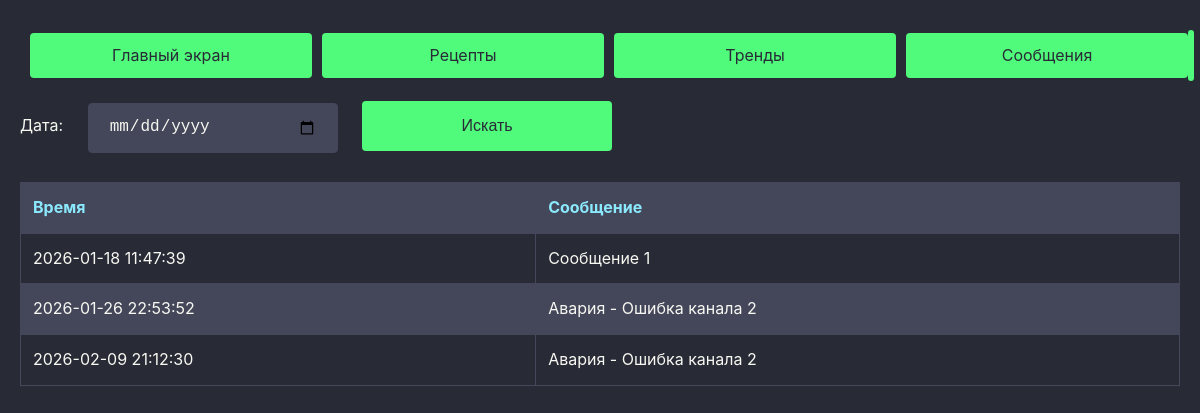
The app's page /message/, older data.
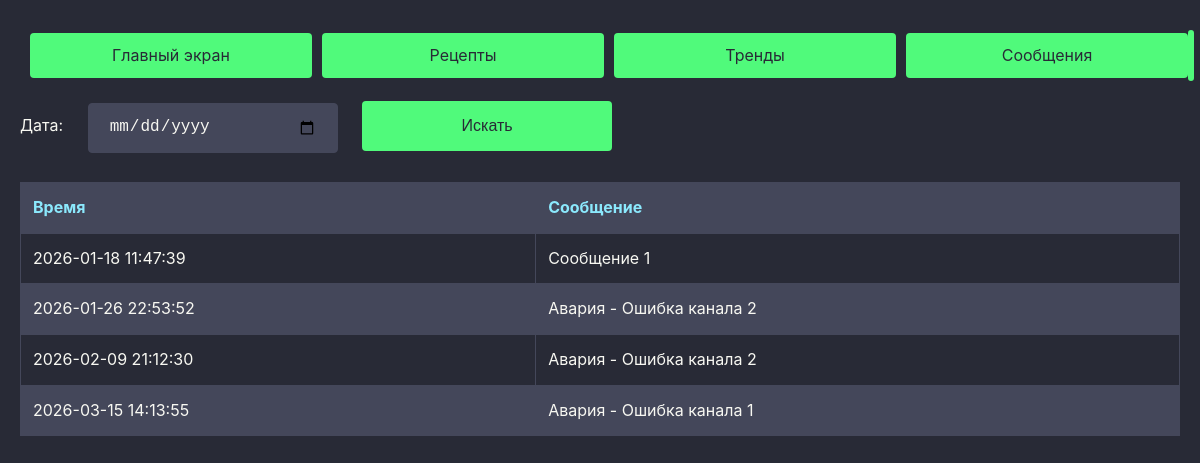
The same page, newer data.
### vars/models.py (models this page shows, shortened)
class Message(models.Model):
    id_message = models.IntegerField(null=True, blank=True)
    message = models.CharField(max_length=50)
    timestamp = models.DateTimeField()
    class Meta:
        indexes = [
            models.Index(fields=['timestamp'])
        ]
    def __str__(self):
        return f"{self.message} @ {self.timestamp}"

### vars/views.py (the view, shortened to what this page needs)
# urls.py: path('message/', views.message, name='message'),
def message(request):
    date_str = request.GET.get('start_date')
    messages = Message.objects.all()
    context = {
        'messages': messages,
        'selected_date': date_str,
        'has_data': len(messages) > 0  # флаг наличия данных
    }
    print(messages)
    template = loader.get_template('vars/message.html')
    return HttpResponse(template.render(context, request))

### vars/templates/vars/message.html (shortened to what this page needs)
{% extends "base.html" %}
{% load static %}
{% block content %}
<link rel="stylesheet" href="{% static 'vars/css/dracula.css' %}">
<form method="get" action="{% url 'message' %}">
    <label for="start_date">Дата:</label>
    <input type="date" class="btn" name="start_date" value="{{ request.GET.start_date }}">
    <button type="submit" class="input">Искать</button>
</form>
    {% if has_data %}
        <table class="message-table">
        <thead>
            <tr>
            <th>Время</th>
            <th>Сообщение</th>
            </tr>
        </thead>
        <tbody>
            {% for message in messages %}
            <tr>
            <td>{{ message.timestamp|date:"Y-m-d H:i:s" }}</td>
            <td>{{ message.message }}</td>
            </tr>
            {% endfor %}
        </tbody>
        </table>
    {% else %}
        <div class="no-data">
            <p>Нет данный за выбранный период</p>
        </div>
    {% endif %}
{% endblock %}

Row changes from the older to the newer data that the page shows:
added Message: timestamp "2026-03-15 14:13:55", message "Авария - Ошибка канала 1"
